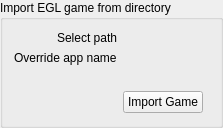
<?xml version="1.0" encoding="UTF-8"?>
<ui version="4.0">
 <class>ImportGroup</class>
 <widget class="QGroupBox" name="ImportGroup">
  <property name="geometry">
   <rect>
    <x>0</x>
    <y>0</y>
    <width>223</width>
    <height>128</height>
   </rect>
  </property>
  <property name="windowTitle">
   <string>ImportGroup</string>
  </property>
  <property name="title">
   <string>Import EGL game from directory</string>
  </property>
  <layout class="QFormLayout" name="import_layout">
   <property name="labelAlignment">
    <set>Qt::AlignRight|Qt::AlignTrailing|Qt::AlignVCenter</set>
   </property>
   <item row="0" column="0">
    <widget class="QLabel" name="path_edit_label">
     <property name="text">
      <string>Select path</string>
     </property>
    </widget>
   </item>
   <item row="1" column="0">
    <widget class="QLabel" name="app_name_label">
     <property name="text">
      <string>Override app name</string>
     </property>
    </widget>
   </item>
   <item row="0" column="1">
    <layout class="QHBoxLayout" name="path_edit_layout"/>
   </item>
   <item row="1" column="1">
    <layout class="QHBoxLayout" name="app_name_layout"/>
   </item>
   <item row="3" column="1">
    <widget class="QPushButton" name="import_button">
     <property name="sizePolicy">
      <sizepolicy hsizetype="Maximum" vsizetype="Fixed">
       <horstretch>0</horstretch>
       <verstretch>0</verstretch>
      </sizepolicy>
     </property>
     <property name="text">
      <string>Import Game</string>
     </property>
    </widget>
   </item>
   <item row="2" column="1">
    <widget class="QLabel" name="info_label">
     <property name="text">
      <string/>
     </property>
    </widget>
   </item>
  </layout>
 </widget>
 <resources/>
 <connections/>
</ui>
